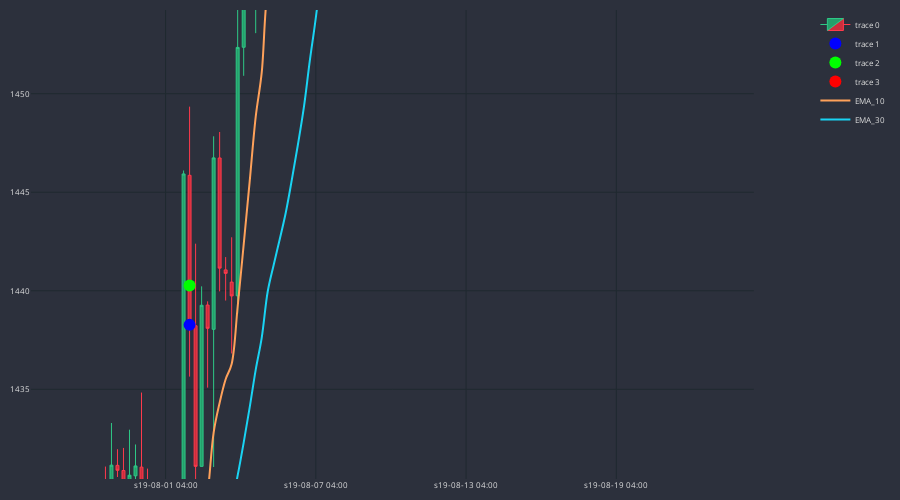

Notebook code cell kept with this figure:
### Code cell
df_plot = df_slim.iloc[100:5000]
cp = CandlePlot(df_plot, candles=True)

trades = cp.df_plot[cp.df_plot.SIGNAL != NONE]

markers = ['mid_c', 'TP', 'SL']
marker_colors = ['#0000FF', '#00FF00', '#FF0000']

for i in range(3):
    cp.fig.add_trace(go.Scatter(
        x = trades.sTime,
        y = trades[markers[i]],
        mode = 'markers',
        marker=dict(color=marker_colors[i], size=12)
    ))

cp.show_plot(line_traces=["EMA_10","EMA_30"], height=500)

### Figure 1 — Plotly figure (JSON) as saved in the notebook; plotly's stock layout.template omitted (floating-point values rounded to 4 significant figures; data arrays with more than 128 entries replaced by an {"elided": "..."} marker saying what was removed)
{"data": [{"close": {"elided": "4900 float values"}, "decreasing": {"fillcolor": "#CC2E3C", "line": {"color": "#FF3A4C"}}, "high": {"elided": "4900 float values"}, "increasing": {"fillcolor": "#24A06B", "line": {"color": "#2EC886"}}, "line": {"width": 1}, "low": {"elided": "4900 float values"}, "opacity": 1, "open": {"elided": "4900 float values"}, "type": "candlestick", "x": {"elided": "4900 str values"}}, {"marker": {"color": "#0000FF", "size": 12}, "mode": "markers", "type": "scatter", "x": {"elided": "186 str values"}, "y": {"elided": "186 float values"}}, {"marker": {"color": "#00FF00", "size": 12}, "mode": "markers", "type": "scatter", "x": {"elided": "186 str values"}, "y": {"elided": "186 float values"}}, {"marker": {"color": "#FF0000", "size": 12}, "mode": "markers", "type": "scatter", "x": {"elided": "186 str values"}, "y": {"elided": "186 float values"}}, {"line": {"shape": "spline", "width": 2}, "name": "EMA_10", "type": "scatter", "x": {"elided": "4900 str values"}, "xaxis": "x", "y": {"elided": "4900 float values"}, "yaxis": "y"}, {"line": {"shape": "spline", "width": 2}, "name": "EMA_30", "type": "scatter", "x": {"elided": "4900 str values"}, "xaxis": "x", "y": {"elided": "4900 float values"}, "yaxis": "y"}], "layout": {"dragmode": "pan", "font": {"color": "#e1e1e1", "size": 8}, "height": 500, "margin": {"b": 10, "l": 10, "r": 10, "t": 10}, "paper_bgcolor": "#2c303c", "plot_bgcolor": "#2c303c", "width": 900, "xaxis": {"anchor": "y", "autorange": false, "domain": [0, 0.94], "gridcolor": "#1f292f", "nticks": 5, "range": [2328.0, 2448.0], "rangeslider": {"visible": false, "yaxis": {}}, "type": "category"}, "yaxis": {"anchor": "x", "autorange": false, "domain": [0, 1], "gridcolor": "#1f292f", "range": [1430.0, 1454.0], "type": "linear"}, "yaxis2": {"anchor": "x", "gridcolor": "#1f292f", "overlaying": "y", "side": "right"}}}
